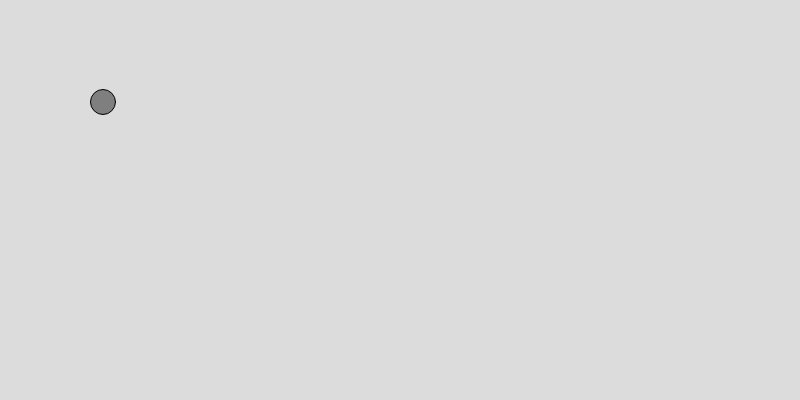
Frame 1 (no input)
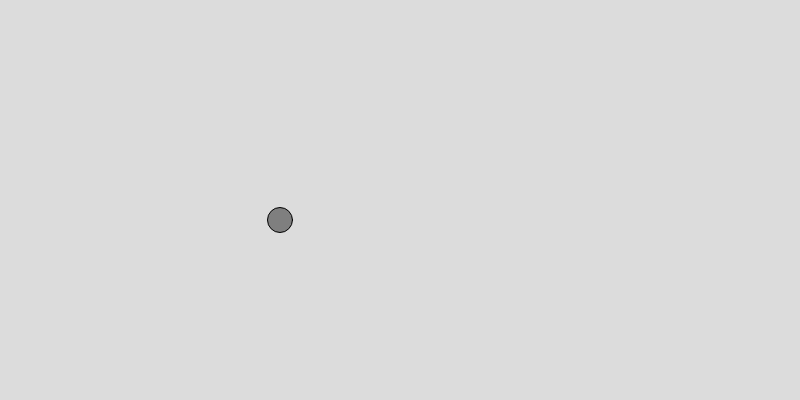
Frame 60 (no input)
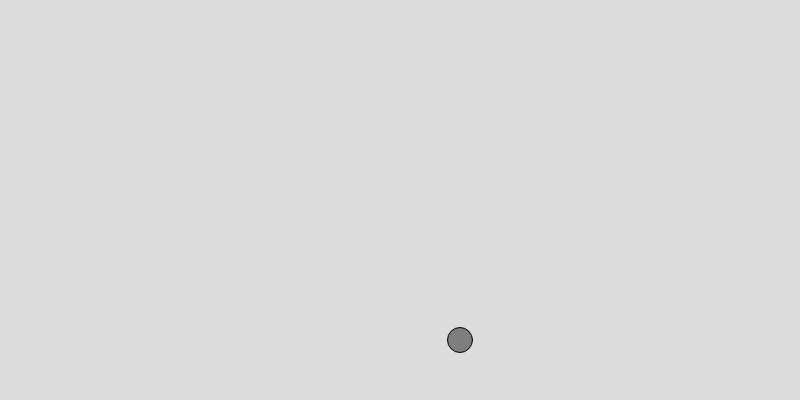
Frame 120 (the mouse pressed at the canvas centre since frame 60)

The p5.js sketch that drew these frames (run headless with seeded random() and noise() and a simulated clock; from frame 60 on, the mouse is pressed at the canvas centre):

// p5.js sketch
// ── sketch.js
let radius = 25;
let x = 100;
let y = 100;
let xSpeed = 3;  // Speed of movement in the x-direction
let ySpeed = 2;  // Speed of movement in the y-direction

let position;
let velocity;

function setup() {
  createCanvas(800, 400);
  
  // to change how fast each draw() updates by setting the frame rate to 30 frames per second
  frameRate(120);
  position = createVector(x, y);
  velocity = createVector(xSpeed, ySpeed);
  
  
}

function draw() {
  background(220);
    
//   x = x + xSpeed;
//   y = y + ySpeed;

//   if (x > width || x < 0) {
//     xSpeed = xSpeed * -1;
//   }
//   if (y > height || y < 0) {
//     ySpeed = ySpeed * -1;
//   }
  
  
  position.add(velocity);
  
  if (position.x > width || position.x < 0) {
    velocity.x = velocity.y * -1;
  }
  if (position.y > height || position.y < 0) {
    velocity.y = velocity.y * -1;
  }
  
  // move();
  stroke(0);
  fill(127);
  circle(position.x, position.y, radius);
  print (position.x, position.y);
}

// function move(){
//   x = x + xSpeed;
//   y = y + ySpeed;

//   if (x > width || x < 0) {
//     xSpeed = xSpeed * -1;
//   }
//   if (y > height || y < 0) {
//     ySpeed = ySpeed * -1;
//   }

// }
